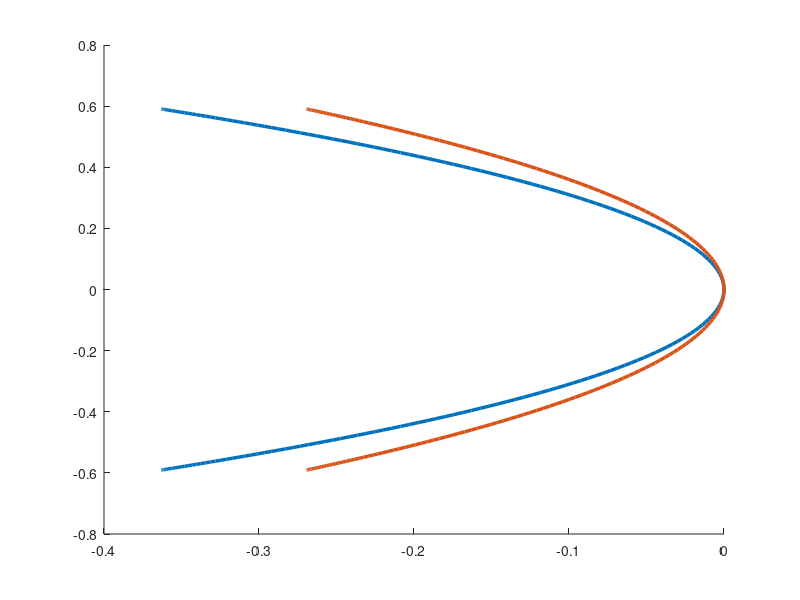

Here is the MATLAB script that generated this plot: (Note: this script raises an error after producing the figure.)
clear all 
close all

% Theta (rad) 
th = linspace(-pi, pi, 200);
% h0 is the height 
h0 = 1.0;
% Amount of displacement 
Delta = 1.0; 
% stretch in direction of displacement 
lambda_a = 1 + Delta/h0;

% Known a for specific geometry 
ac = 2*sqrt(h0/pi)*(lambda_a - inv(lambda_a));
a = [ac];
% Unknown amplitudes
c = [1.55 1.15];

for ii = 1:length(c)
    y2(ii,:) = (1/a)*sin(th./2);
    y1(ii,:) = 2*c(ii)*y2(ii,:).^2*(cos(th)/(1-cos(th)));    
end 

%% Plotting

figure(1)
hold on 
plot(y1(1,:), y2(1,:), 'LineWidth', 2.5)
plot(y1(2,:), y2(2,:), 'LineWidth', 2.5)

y1_74 = CombinedS4.y1_norm;
y2_74 = CombinedS4.y2_norm;
y1_73 = CombinedS4.y1_norm1;
y2_73 = CombinedS4.y2_norm1;
y1_72 = CombinedS4.y1_norm2;
y2_72 = CombinedS4.y2_norm2;
h1 = plot(y1_74, y2_74, 'LineWidth', 2.5);
h2 = plot(y1_73, y2_73, 'LineWidth', 2.5);
h3 = plot(y1_72, y2_72, 'LineWidth', 2.5);
leg = legend([h1, h2, h3],["0.74", "0.73", "0.72"], 'Location', 'Best');

ax = gca;
xlabel("$y_1/a^{2n}$", 'Interpreter', 'LaTeX')
ylabel("$y_2/a^{2n}$", 'Interpreter', 'LaTeX')
xlim([-0.4 0])
ylim([0 0.4])
ax.FontSize = 20; 
set(gca, 'XScale', 'log')
set(gca, 'YScale', 'log')

saveas(gcf, 'PlaneStressCrackOpening.eps', 'epsc')
% saveas(gcf, "Fig4.fig")
% title(leg, "$c$", 'Interpreter', 'Latex');